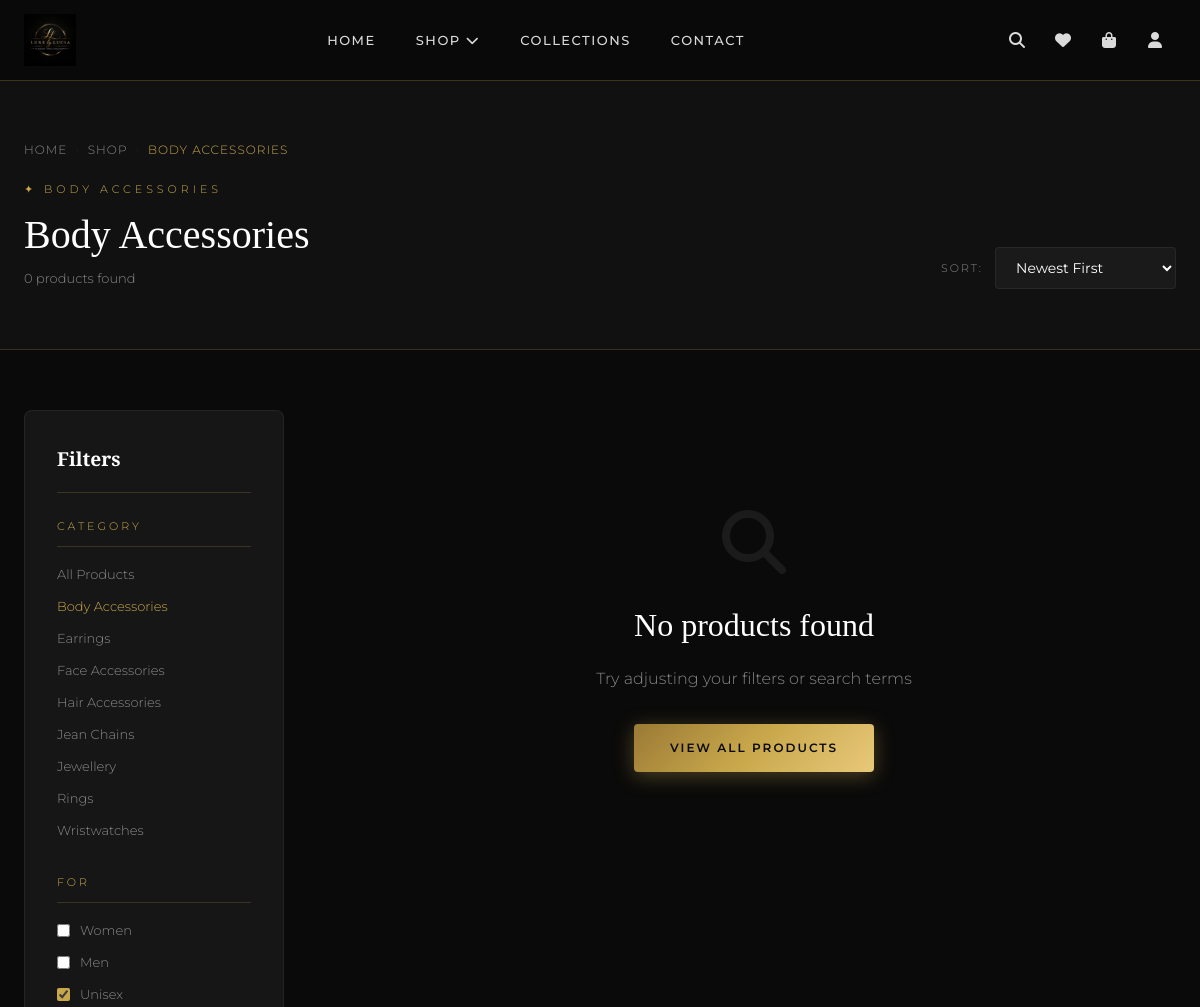
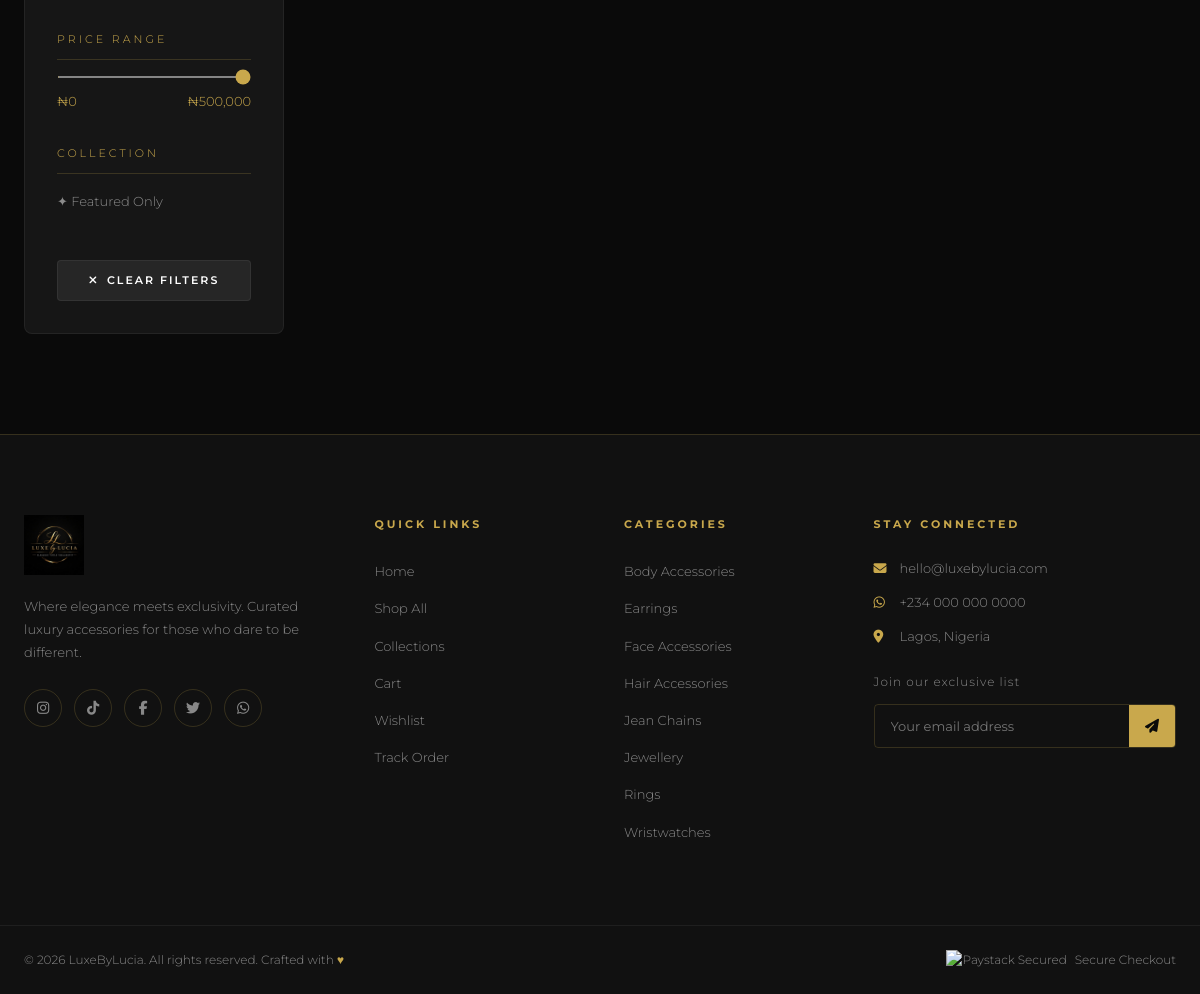
Screenshot of /shop.php?category=body-accessories with the database file from the repository (2 pictures, top to bottom).
### tables this page shows
CREATE TABLE IF NOT EXISTS categories (
    id INT AUTO_INCREMENT PRIMARY KEY,
    name VARCHAR(100) NOT NULL,
    slug VARCHAR(100) NOT NULL UNIQUE,
    description TEXT,
    image VARCHAR(255),
    created_at TIMESTAMP DEFAULT CURRENT_TIMESTAMP
);

### includes/functions.php (called while the page is built, shortened)
<?php
function e($string) {
    return htmlspecialchars($string, ENT_QUOTES, 'UTF-8');
}
function getCategories($pdo) {
    return $pdo->query("SELECT * FROM categories ORDER BY name ASC")->fetchAll();
}

### shop.php (the view, shortened to what this page needs)
<?php
require_once __DIR__ . '/includes/header.php';
$categorySlug = trim($_GET['category'] ?? '');
$search       = trim($_GET['q'] ?? '');
$sort         = $_GET['sort'] ?? 'newest';
$featured     = isset($_GET['featured']);
$page         = max(1, (int)($_GET['page'] ?? 1));
$perPage      = 12;
$offset       = ($page - 1) * $perPage;
$where  = ["p.status='active'"];
$params = [];
if ($categorySlug) {
    $where[]  = "c.slug = ?";
    $params[] = $categorySlug;
}
$whereSQL = implode(' AND ', $where);
$orderSQL = match($sort) {
    'price_asc'  => 'p.price ASC',
    'price_desc' => 'p.price DESC',
    'popular'    => 'avg_rating DESC',
    default      => 'p.created_at DESC',
};
$countStmt = $pdo->prepare("
    SELECT COUNT(DISTINCT p.id) FROM products p
    JOIN categories c ON p.category_id = c.id
    WHERE $whereSQL
");
$countStmt->execute($params);
$totalProducts = (int)$countStmt->fetchColumn();
$productStmt = $pdo->prepare("
    SELECT p.*, c.name AS category_name, c.slug AS category_slug,
           AVG(r.rating) AS avg_rating, COUNT(DISTINCT r.id) AS review_count
    FROM products p
    JOIN categories c ON p.category_id = c.id
    LEFT JOIN reviews r ON r.product_id = p.id AND r.status='approved'
    WHERE $whereSQL
    GROUP BY p.id
    ORDER BY $orderSQL
    LIMIT $perPage OFFSET $offset
");
$productStmt->execute($params);
$products = $productStmt->fetchAll();
$activeCategory = null;
if ($categorySlug) {
    $stmt = $pdo->prepare("SELECT * FROM categories WHERE slug=?");
    $stmt->execute([$categorySlug]);
    $activeCategory = $stmt->fetch();
}
?>
<div style="padding:120px 0 60px; background:var(--black-soft); border-bottom:1px solid var(--border)">
    <div class="container">
        <div class="breadcrumb">
            <a href="index.php">Home</a>
            <span>›</span>
            <a href="shop.php">Shop</a>
            <?php if ($activeCategory): ?>
            <span>›</span>
            <span style="color:var(--gold)"><?= e($activeCategory['name']) ?></span>
            <?php elseif ($search): ?>
            <span>›</span>
            <span style="color:var(--gold)">Search: "<?= e($search) ?>"</span>
            <?php endif; ?>
        </div>
        <div style="display:flex; align-items:flex-end; justify-content:space-between; flex-wrap:wrap; gap:16px">
            <div>
                <p class="section-label">✦ <?= $featured ? 'Featured Collection' : ($activeCategory ? e($activeCategory['name']) : 'All Products') ?></p>
                <h1 class="section-title" style="margin:0; font-size:2.5rem">
                    <?= $activeCategory ? e($activeCategory['name']) : ($search ? 'Results for "'.$search.'"' : 'Shop All') ?>
                </h1>
                <p style="color:var(--white-muted); margin-top:8px; font-size:13px">
                    <?= $totalProducts ?> <?= $totalProducts === 1 ? 'product' : 'products' ?> found
                </p>
            </div>
            <div style="display:flex; align-items:center; gap:12px">
                <label style="font-size:11px; letter-spacing:2px; color:var(--white-muted); text-transform:uppercase">Sort:</label>
                <select onchange="applySortFilter(this.value)" class="form-control" style="padding:10px 16px; min-width:180px">
                    <option value="newest"     <?= $sort==='newest'     ?'selected':'' ?>>Newest First</option>
                </select>
            </div>
        </div>
    </div>
</div>
<section style="background:var(--black); padding:60px 0 100px">
    <div class="container">
        <div class="shop-layout">
            <aside class="filter-sidebar">
                <h3 style="font-family:var(--font-serif); font-size:1.2rem; margin-bottom:24px; padding-bottom:16px; border-bottom:1px solid var(--border)">
                    Filters
                </h3>
                <div class="filter-group">
                    <div class="filter-title">Category</div>
                    <div class="filter-options">
                        <a href="shop.php" class="filter-option <?= !$categorySlug ? 'active' : '' ?>">
                            All Products
                        </a>
                        <?php foreach ($categories as $cat): ?>
                        <a href="shop.php?category=<?= e($cat['slug']) ?><?= $sort !== 'newest' ? '&sort='.$sort : '' ?>"
                           class="filter-option <?= $categorySlug === $cat['slug'] ? 'active' : '' ?>">
                            <?= e($cat['name']) ?>
                        </a>
                        <?php endforeach; ?>
                    </div>
                </div>
                <div class="filter-group">
                    <div class="filter-title">For</div>
                    <div class="filter-options">
                        <label class="filter-option">
                            <input type="checkbox" onchange="applyGenderFilter('female')"> Women
                        </label>
                        <label class="filter-option">
                            <input type="checkbox" onchange="applyGenderFilter('male')"> Men
                        </label>
                        <label class="filter-option">
                            <input type="checkbox" checked onchange="applyGenderFilter('unisex')"> Unisex
                        </label>
                    </div>
                </div>
                <div class="filter-group">
                    <div class="filter-title">Price Range</div>
                    <div class="price-range">
                        <input type="range" min="0" max="500000" step="1000" value="500000" id="priceRange"
                               oninput="document.getElementById('priceMax').textContent='₦'+Number(this.value).toLocaleString()">
                        <div class="price-display">
                            <span>₦0</span>
                            <span id="priceMax">₦500,000</span>
                        </div>
                    </div>
                </div>
                <div class="filter-group">
                    <div class="filter-title">Collection</div>
                    <div class="filter-options">
                        <a href="shop.php?featured=1" class="filter-option <?= $featured ? 'active' : '' ?>">
                            ✦ Featured Only
                        </a>
                    </div>
                </div>
                <?php if ($categorySlug || $search || $featured): ?>
                <a href="shop.php" class="btn btn-ghost btn-sm btn-full" style="margin-top:16px">
                    <i class="fa fa-times"></i> Clear Filters
                </a>
                <?php endif; ?>
            </aside>
            <div>
                <?php if (empty($products)): ?>
                <div class="empty-state">
                    <i class="fa fa-search"></i>
                    <h3>No products found</h3>
                    <p>Try adjusting your filters or search terms</p>
                    <a href="shop.php" class="btn btn-gold">View All Products</a>
                </div>
                <?php endif; ?>
            </div>
        </div>
    </div>
</section>
<?php require_once __DIR__ . '/includes/footer.php'; ?>

### includes/footer.php (shortened to what this page needs)
<footer class="footer">
    <div class="footer-top">
        <div class="container">
            <div class="footer-grid">
                <div class="footer-col footer-brand">
                    <img src="<?= SITE_URL ?>/assets/images/logo.png" alt="LuxeByLucia" class="footer-logo">
                    <p>Where elegance meets exclusivity. Curated luxury accessories for those who dare to be different.</p>
                    <div class="social-links">
                        <a href="#" aria-label="Instagram"><i class="fab fa-instagram"></i></a>
                        <a href="#" aria-label="TikTok"><i class="fab fa-tiktok"></i></a>
                        <a href="#" aria-label="Facebook"><i class="fab fa-facebook-f"></i></a>
                        <a href="#" aria-label="Twitter"><i class="fab fa-twitter"></i></a>
                        <a href="#" aria-label="WhatsApp"><i class="fab fa-whatsapp"></i></a>
                    </div>
                </div>
                <div class="footer-col">
                    <h4 class="footer-heading">Quick Links</h4>
                    <ul class="footer-links">
                        <li><a href="<?= SITE_URL ?>/index.php">Home</a></li>
                        <li><a href="<?= SITE_URL ?>/shop.php">Shop All</a></li>
                        <li><a href="<?= SITE_URL ?>/shop.php?featured=1">Collections</a></li>
                        <li><a href="<?= SITE_URL ?>/cart.php">Cart</a></li>
                        <li><a href="<?= SITE_URL ?>/wishlist.php">Wishlist</a></li>
                        <li><a href="<?= SITE_URL ?>/orders.php">Track Order</a></li>
                    </ul>
                </div>
                <div class="footer-col">
                    <h4 class="footer-heading">Categories</h4>
                    <ul class="footer-links">
                        <?php foreach ($categories as $cat): ?>
                        <li><a href="<?= SITE_URL ?>/shop.php?category=<?= e($cat['slug']) ?>"><?= e($cat['name']) ?></a></li>
                        <?php endforeach; ?>
                    </ul>
                </div>
                <div class="footer-col">
                    <h4 class="footer-heading">Stay Connected</h4>
                    <div class="footer-contact">
                        <p><i class="fa fa-envelope"></i> hello@luxebylucia.com</p>
                        <p><i class="fab fa-whatsapp"></i> +234 000 000 0000</p>
                        <p><i class="fa fa-map-marker-alt"></i> Lagos, Nigeria</p>
                    </div>
                    <div class="newsletter">
                        <p>Join our exclusive list</p>
                        <form class="newsletter-form" id="newsletterForm">
                            <input type="email" placeholder="Your email address" required>
                            <button type="submit"><i class="fa fa-paper-plane"></i></button>
                        </form>
                    </div>
                </div>
            </div>
        </div>
    </div>
    <div class="footer-bottom">
        <div class="container">
            <p>&copy; <?= date('Y') ?> LuxeByLucia. All rights reserved. Crafted with <span class="gold">♥</span></p>
            <div class="footer-payment">
                <img src="https://img.shields.io/badge/Paystack-Secured-blue?style=flat" alt="Paystack Secured">
                <span>Secure Checkout</span>
            </div>
        </div>
    </div>
</footer>
</body>
</html>

### rows the page displays
categories: name "BODY ACCESSORIES", name "Body Accessories"
categories: name "Earrings"
categories: name "Face Accessories"
categories: name "Hair Accessories"
categories: name "Jean Chains"
categories: name "Jewellery"
categories: name "Rings"
categories: name "Wristwatches"

### other values shown
$totalProducts "0"
